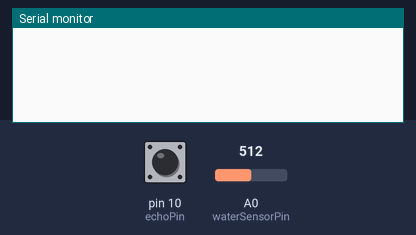
This sketch was run on a simulated Arduino Uno, built with avr-gcc and run on an emulated ATmega328P. Shown: the last lines printed to the serial monitor. The inputs (shaded band) are chosen by the test bench; at power-on: A0 (waterSensorPin) = 512, pin 10 (echoPin) LOW. WiFi joins after 1.5 s; servers stay silent unless stated.

Above: at 3.0 s.
3.1 s: A0 (waterSensorPin) set to 710
At 4.6 s:
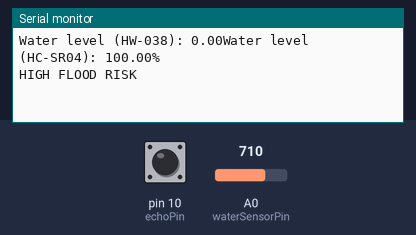
5.3 s: A0 (waterSensorPin) set to 716
At 6.5 s:
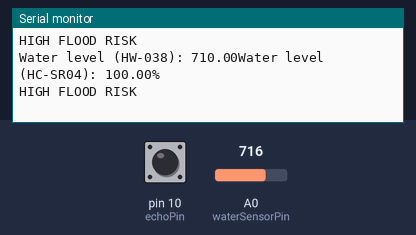
6.8 s: pin 10 (echoPin) pulsed HIGH 5 times (0.12 s each, 0.3 s apart)
At 8.9 s:
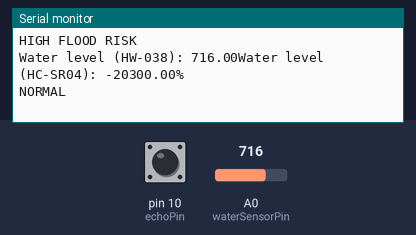
Timing chart, 0 to 10.4 s (numbered marks = the images above; inputs shaded):
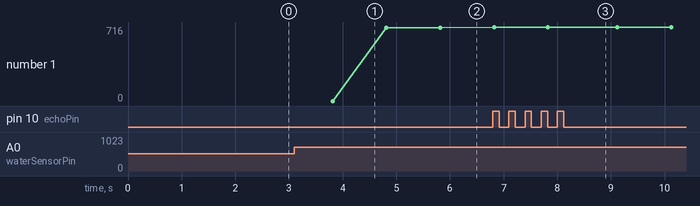

The sketch:

IOT_FLOOD_DETECTION_SYSTEM.ino
```cpp
#define BLYNK_TEMPLATE_ID           "TMPL6k3_0ix74"
#define BLYNK_TEMPLATE_NAME         "IOT FLOOD DETECTION"
#define BLYNK_AUTH_TOKEN            "dwx6pPAnQV0uhYblpS48dE1F5XZcGkrV"

/* Comment this out to disable prints and save space */
#define BLYNK_PRINT Serial

#include <ESP8266_Lib.h>
#include <BlynkSimpleShieldEsp8266.h>


// Set password to "" for open networks.
char ssid[] = "PLDTHOMEFIBR24390";
char pass[] = "PLDTWIFIgnb2c";

#include <SoftwareSerial.h>
SoftwareSerial EspSerial(2, 3); // RX, TX

// Your ESP8266 baud rate:
#define ESP8266_BAUD 38400

ESP8266 wifi(&EspSerial);

BlynkTimer timer;

// Define pin assignments
const int trigPin = 12;
const int echoPin = 10;
const int waterSensorPin = A0;

// Define constants // Speed of sound in cm/microsecond
const float SOUND_SPEED = 0.034;
const int MAX_DISTANCE = 10;    // Maximum distance for the HC-SR04 sensor in cm
const int MAX_WATER_LEVEL = 700;  // Maximum water level reading from the HW-038 sensor
const int MAX_WATER_HEIGHT_CM = 10;

const int LOW_RISK_THRESHOLD = 15;
const int MODERATE_RISK_THRESHOLD = 50;
const int HIGH_RISK_THRESHOLD = 70;

// Variables for sensor readings
char floodRisk[30];
long duration;
float cm;
double waterLevel;
double waterPercentage;
double waterLevelPercentage;
double waterHeightCM;

void setup()
{
  // Debug console
  Serial.begin(115200);

  // Set ESP8266 baud rate
  EspSerial.begin(ESP8266_BAUD);
  delay(10);

  Blynk.begin(BLYNK_AUTH_TOKEN, wifi, ssid, pass);
  timer.setInterval(1000L, myTimer);
}


void loop()
{
  readDistance();
  Blynk.run();
  timer.run();
}


void readDistance() {
  digitalWrite(trigPin, LOW);
  delayMicroseconds(2);
  digitalWrite(trigPin, HIGH);
  delayMicroseconds(10);
  digitalWrite(trigPin, LOW);

  duration = pulseIn(echoPin, HIGH);
  cm = duration * SOUND_SPEED / 2;
  waterLevelPercentage = map(cm, 0, MAX_DISTANCE, 100, 0);
}


void myTimer(){

  if (waterLevelPercentage < LOW_RISK_THRESHOLD) {
    strcpy(floodRisk, "NORMAL");
  } else if (waterLevelPercentage >= LOW_RISK_THRESHOLD && waterLevelPercentage < MODERATE_RISK_THRESHOLD) {
    strcpy(floodRisk, "LOW FLOOD RISK");
  } else if (waterLevelPercentage >= MODERATE_RISK_THRESHOLD && waterLevelPercentage < HIGH_RISK_THRESHOLD) {
    strcpy(floodRisk, "MODERATE FLOOD RISK");
  } else {
    strcpy(floodRisk, "HIGH FLOOD RISK");
  }

  Serial.print("Water level (HW-038): ");
  Serial.print(waterLevel);
  Serial.print("Water level (HC-SR04): ");
  Serial.print(waterLevelPercentage);
  Serial.println("%");
  Serial.println(floodRisk);

  waterLevel = analogRead(waterSensorPin);
  //waterPercentage = (waterLevel / (float)MAX_WATER_LEVEL) * 100.0;
  waterHeightCM = map(waterLevel, 0, MAX_WATER_LEVEL, 0, MAX_WATER_HEIGHT_CM);

  Blynk.virtualWrite(V0, waterLevel);
  Blynk.virtualWrite(V1, floodRisk);


}
```

Measured:
- after the input at 6.8 s, the serial monitor: prints a new line after 1.0 s (image 3)
